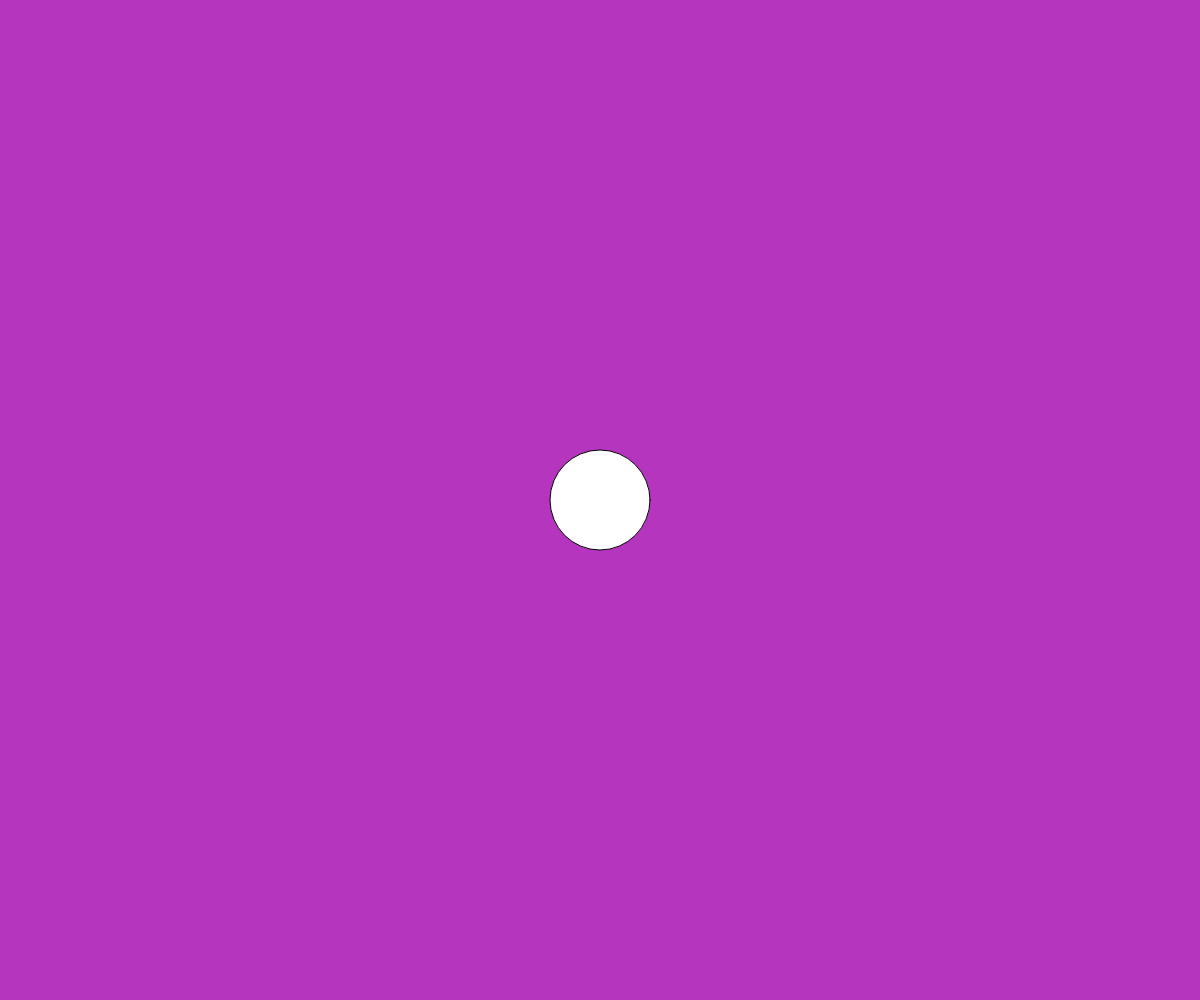
Frame 1 (no input)
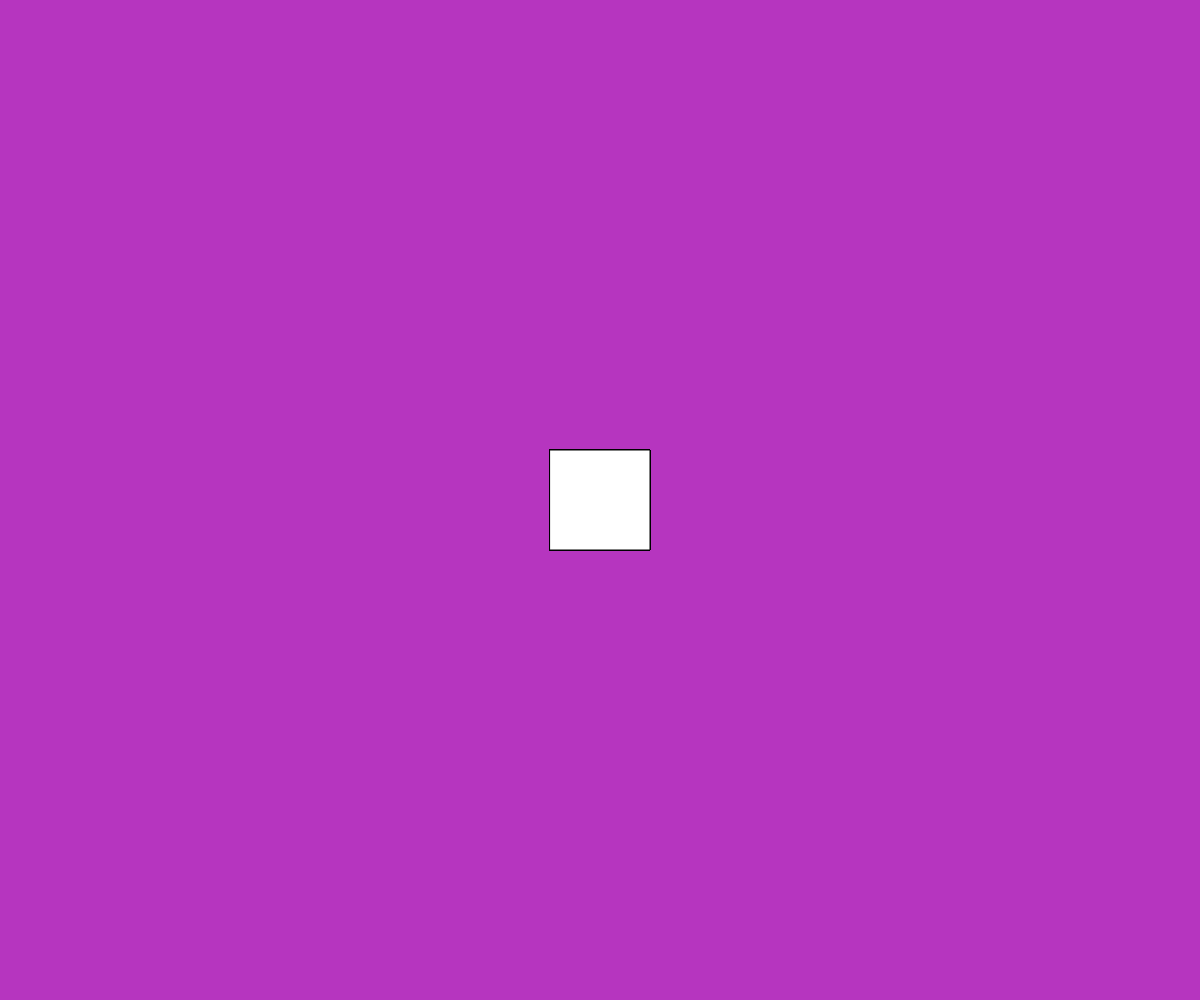
Frame 60 (no input)
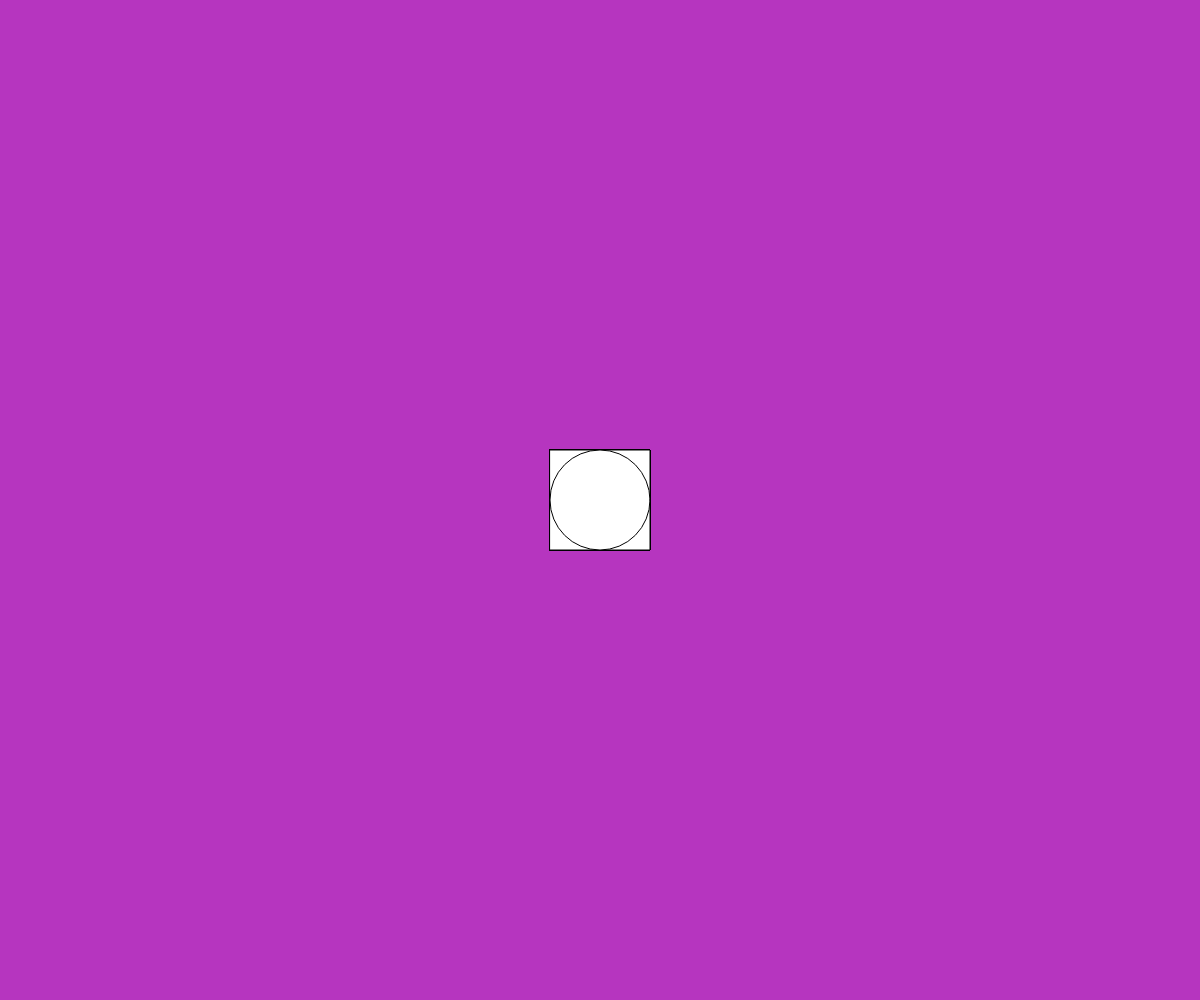
Frame 120 (the mouse pressed at the canvas centre since frame 60)

The p5.js sketch that drew these frames (run headless with seeded random() and noise() and a simulated clock; from frame 60 on, the mouse is pressed at the canvas centre):

// p5.js sketch
// ── sketch.js
let isBetweenTheRange = false;
let randomValue = 0;

function setup() {
  createCanvas(windowWidth, windowHeight);
  background(random(0, 255), random(0, 255), random(0, 255));
}

function draw() {
  randomValue = random(0, 255);

  if (randomValue < 100) {
    ellipseMode(CENTER);
    ellipse(windowWidth / 2, windowHeight / 2, 100);
  }
  else {
    rectMode(CENTER);
    rect(windowWidth / 2, windowHeight / 2, 100);
  }
}
